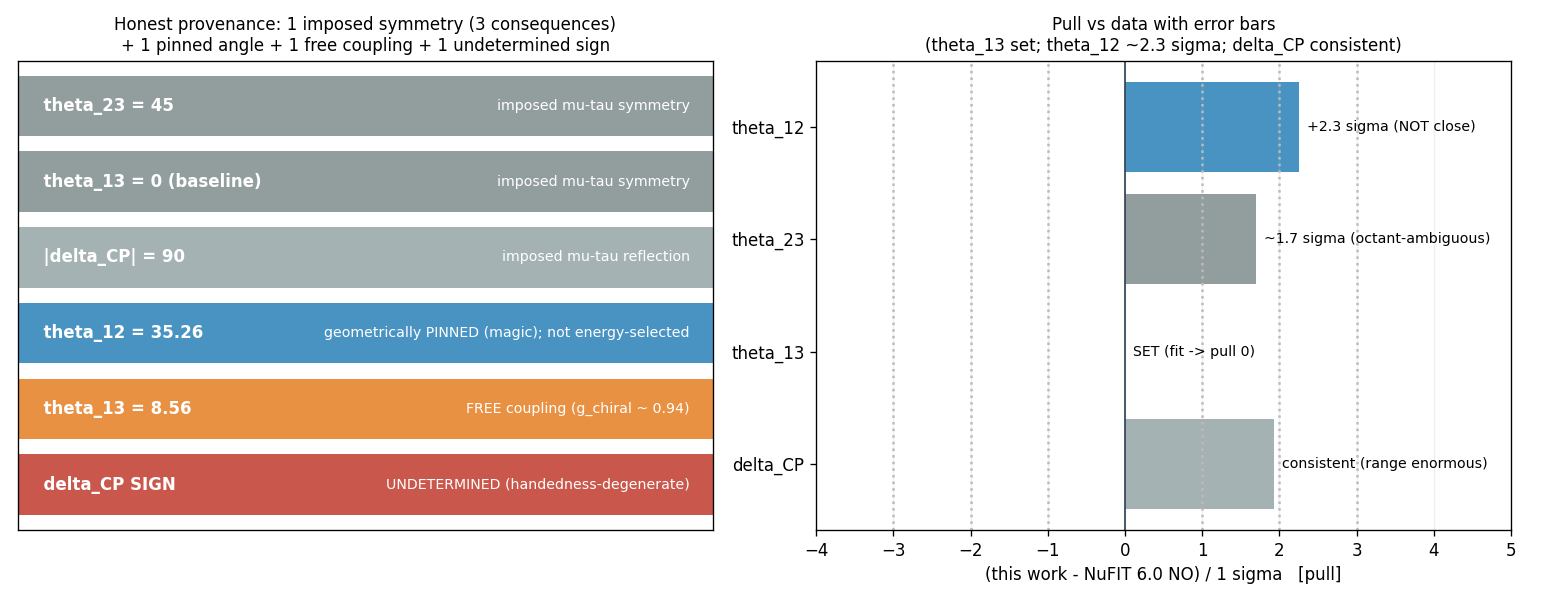

The script that saved this image:
#!/usr/bin/env python3
"""
N4c-3 , the HONEST scorecard figure (replaces the over-claimed "3 predictions" headline).

After the decisive alpha-energy test (n4c_alpha_energy.py) and the mass-ratio falsifier (n4c_mass_ratio.py),
the honest provenance of the four PMNS parameters is:
  - theta_23 = 45, theta_13 = 0 (baseline), |delta_CP| = 90  : CONSEQUENCES of ONE imposed mu-tau symmetry
                                                                (Harrison-Scott), not independent predictions.
  - theta_12 = 35.26                                          : geometrically PINNED by the magic condition
                                                                (a derived locus), but NOT energetically
                                                                selected (E_self flat to 0.09%). Between fit
                                                                and prediction.
  - theta_13 = 8.56                                           : one-parameter FIT (g_chiral ~ 0.94).
  - delta_CP SIGN                                             : UNDETERMINED (handedness-degenerate).

Panel 1: the provenance, colour-coded. Panel 2: a pull plot (deviation in sigma) vs NuFIT 6.0 NO with error
bars -> theta_12 is ~2.3 sigma off (NOT "close"), theta_23 marginal, theta_13 set (pull 0 by construction),
delta_CP consistent (the range is enormous).

Headless f64. LOCAL (#236 N-program, HELD). Run: python3 n4c_scorecard.py
"""

import json
import os
import numpy as np
import matplotlib

matplotlib.use("Agg")
import matplotlib.pyplot as plt

HERE = os.path.dirname(os.path.abspath(__file__))

# this work
PRED = {"theta12": 35.26, "theta23": 45.00, "theta13": 8.56, "delta_CP": 270.0}
# NuFIT 6.0 NO (approx central +- 1sigma; theta23 + delta_CP carry octant/large ranges)
NUFIT = {
    "theta12": (33.68, 0.70),
    "theta23": (43.3, 1.0),
    "theta13": (8.56, 0.11),
    "delta_CP": (212.0, 30.0),
}
# honest provenance category per parameter
PROV = [
    ("theta_23 = 45", "imposed mu-tau symmetry", "#7f8c8d"),
    ("theta_13 = 0 (baseline)", "imposed mu-tau symmetry", "#7f8c8d"),
    ("|delta_CP| = 90", "imposed mu-tau reflection", "#95a5a6"),
    ("theta_12 = 35.26", "geometrically PINNED (magic); not energy-selected", "#2980b9"),
    ("theta_13 = 8.56", "FREE coupling (g_chiral ~ 0.94)", "#e67e22"),
    ("delta_CP SIGN", "UNDETERMINED (handedness-degenerate)", "#c0392b"),
]


def main():
    fig, ax = plt.subplots(1, 2, figsize=(13, 5.0))

    # ---- panel 1: honest provenance ----
    y = np.arange(len(PROV))[::-1]
    for yi, (label, prov, col) in zip(y, PROV):
        ax[0].barh(yi, 1.0, color=col, alpha=0.85)
        ax[0].text(0.02, yi, f"  {label}", va="center", ha="left", fontsize=10, color="white", weight="bold")
        ax[0].text(0.98, yi, f"{prov}  ", va="center", ha="right", fontsize=8.5, color="white")
    ax[0].set_xlim(0, 1); ax[0].set_ylim(-0.6, len(PROV) - 0.4)
    ax[0].set_xticks([]); ax[0].set_yticks([])
    ax[0].set_title("Honest provenance: 1 imposed symmetry (3 consequences)\n+ 1 pinned angle + 1 free coupling "
                    "+ 1 undetermined sign", fontsize=10)

    # ---- panel 2: pull plot (deviation in sigma) ----
    names = ["theta12", "theta23", "theta13", "delta_CP"]
    disp = ["theta_12", "theta_23", "theta_13", "delta_CP"]
    pulls, notes = [], []
    for k in names:
        c, s = NUFIT[k]
        pull = (PRED[k] - c) / s
        pulls.append(pull)
    colors = ["#2980b9", "#7f8c8d", "#e67e22", "#95a5a6"]
    yb = np.arange(len(names))[::-1]
    ax[1].barh(yb, pulls, color=colors, alpha=0.85)
    for thr in (1, 2, 3):
        ax[1].axvline(thr, ls=":", color="#bbb"); ax[1].axvline(-thr, ls=":", color="#bbb")
    ax[1].axvline(0, color="#2c3e50", lw=1)
    note = {"theta12": "+2.3 sigma (NOT close)", "theta23": "~1.7 sigma (octant-ambiguous)",
            "theta13": "SET (fit -> pull 0)", "delta_CP": "consistent (range enormous)"}
    for yi, k, p in zip(yb, names, pulls):
        ax[1].text(p + (0.1 if p >= 0 else -0.1), yi, note[k], va="center",
                   ha="left" if p >= 0 else "right", fontsize=8.5)
    ax[1].set_yticks(yb); ax[1].set_yticklabels(disp, fontsize=10)
    ax[1].set_xlabel("(this work - NuFIT 6.0 NO) / 1 sigma   [pull]")
    ax[1].set_xlim(-4, 5)
    ax[1].set_title("Pull vs data with error bars\n(theta_13 set; theta_12 ~2.3 sigma; delta_CP consistent)",
                    fontsize=10)
    ax[1].grid(True, axis="x", alpha=0.2)

    fig.tight_layout()
    fig_path = os.path.join(HERE, "n4c_scorecard.png")
    fig.savefig(fig_path, dpi=120)
    print(f"figure -> {fig_path}")

    summary = {
        "predicted": PRED, "nufit_central_1sigma": NUFIT,
        "pulls_sigma": {k: (PRED[k] - NUFIT[k][0]) / NUFIT[k][1] for k in names},
        "honest_provenance": [{"param": p[0], "provenance": p[1]} for p in PROV],
        "note": ("theta_23/theta_13=0/|delta_CP|=90 are consequences of ONE imposed mu-tau symmetry; "
                 "theta_12 geometrically pinned (magic) but not energy-selected; theta_13 a free coupling; "
                 "delta_CP sign undetermined. theta_12 is ~2.3 sigma from data; delta_CP is consistent."),
    }
    with open(os.path.join(HERE, "n4c_scorecard.json"), "w") as f:
        json.dump(summary, f, indent=2)
    print(f"summary -> {os.path.join(HERE, 'n4c_scorecard.json')}")
    return True


if __name__ == "__main__":
    raise SystemExit(0 if main() else 1)
